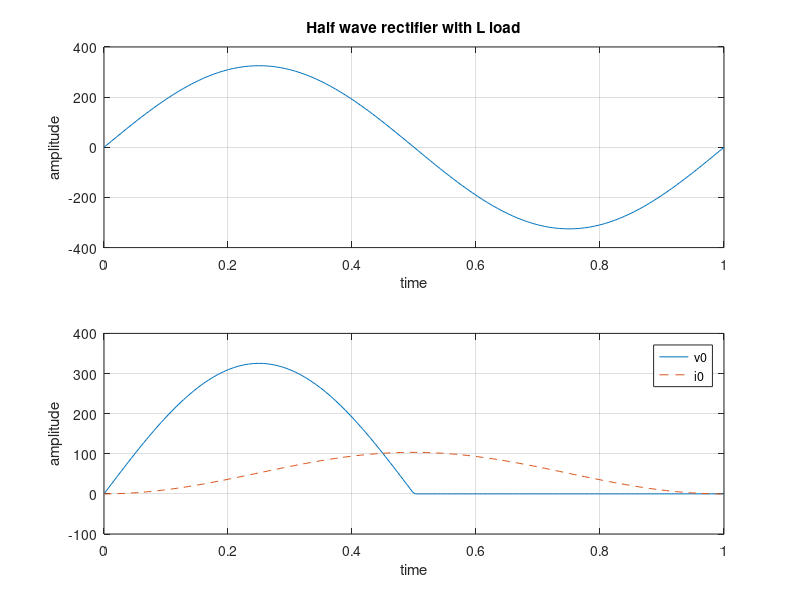

Source code (MATLAB):
% Half wave rectifier with L load
clc;
clear all;
close all;
t=linspace(0,1,250);
em=230*sqrt(2);
omega=1.0;
es=em*sin(2*pi*t);
vO=es.*(es>=0);
th=t(2)-t(1);
iO=cumsum(es/omega)*th;
subplot(2,1,1);
plot(t,es);
title('Half wave rectifier with L load');
xlabel('time');
ylabel('amplitude');
grid;
subplot(2,1,2);
plot(t, vO, '-',t,iO,'--');
xlabel('time'); 
ylabel('amplitude');
legend('v0','i0');
grid;